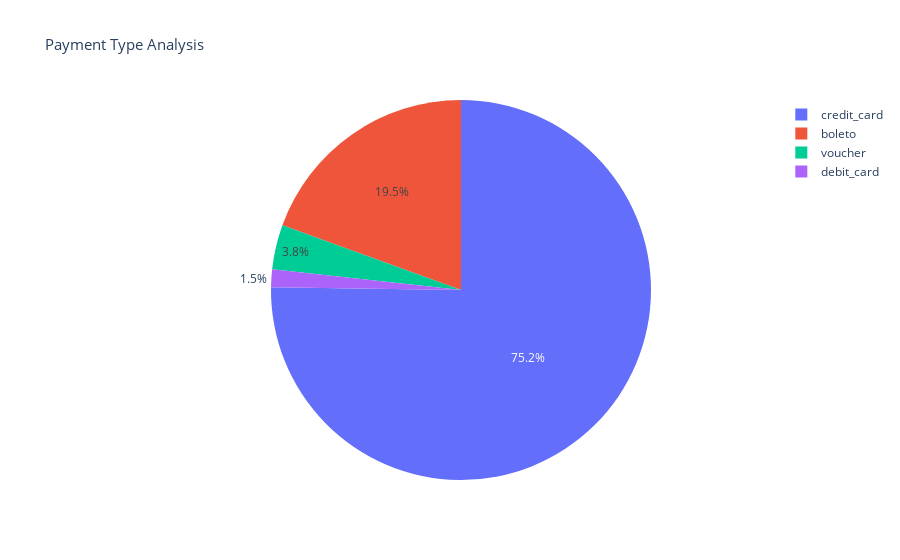

Notebook code cell kept with this figure:
### Code cell
import plotly.graph_objects as go

fig = go.Figure()
fig.add_trace(
    go.Pie(
    labels = payment_type_count.index, values = payment_type_count.values
    )
)

fig.update_layout(
    {
        'title' : {
            'text' : 'Payment Type Analysis',
            'font' : {
                'size' : 15
            }
        },
        'showlegend' : True
    }
)

fig.show()

### Figure 1 — Plotly figure (JSON) as saved in the notebook; plotly's stock layout.template omitted (floating-point values rounded to 4 significant figures)
{"data": [{"labels": ["credit_card", "boleto", "voucher", "debit_card"], "type": "pie", "values": [76505, 19784, 3866, 1528]}], "layout": {"showlegend": true, "title": {"font": {"size": 15}, "text": "Payment Type Analysis"}}}
